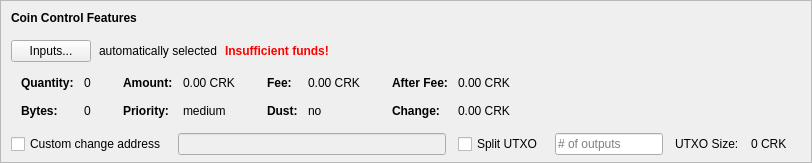
    <widget class="QFrame" name="frameCoinControl">
     <property name="sizePolicy">
      <sizepolicy hsizetype="Expanding" vsizetype="Expanding">
       <horstretch>0</horstretch>
       <verstretch>0</verstretch>
      </sizepolicy>
     </property>
     <property name="maximumSize">
      <size>
       <width>16777215</width>
       <height>16777215</height>
      </size>
     </property>
     <property name="frameShape">
      <enum>QFrame::StyledPanel</enum>
     </property>
     <property name="frameShadow">
      <enum>QFrame::Sunken</enum>
     </property>
     <layout class="QVBoxLayout" name="verticalLayoutCoinControl2">
      <property name="spacing">
       <number>0</number>
      </property>
      <property name="leftMargin">
       <number>0</number>
      </property>
      <property name="topMargin">
       <number>0</number>
      </property>
      <property name="rightMargin">
       <number>0</number>
      </property>
      <property name="bottomMargin">
       <number>6</number>
      </property>
      <item>
       <layout class="QVBoxLayout" name="verticalLayoutCoinControl" stretch="0,0,0,0,1">
        <property name="spacing">
         <number>0</number>
        </property>
        <property name="leftMargin">
         <number>10</number>
        </property>
        <property name="topMargin">
         <number>10</number>
        </property>
        <item>
         <layout class="QHBoxLayout" name="horizontalLayoutCoinControl1">
          <property name="bottomMargin">
           <number>15</number>
          </property>
          <item>
           <widget class="QLabel" name="labelCoinControlFeatures">
            <property name="sizePolicy">
             <sizepolicy hsizetype="Preferred" vsizetype="Maximum">
              <horstretch>0</horstretch>
              <verstretch>0</verstretch>
             </sizepolicy>
            </property>
            <property name="font">
             <font>
              <weight>75</weight>
              <bold>true</bold>
             </font>
            </property>
            <property name="styleSheet">
             <string notr="true">font-weight:bold;</string>
            </property>
            <property name="text">
             <string>Coin Control Features</string>
            </property>
           </widget>
          </item>
         </layout>
        </item>
        <item>
         <layout class="QHBoxLayout" name="horizontalLayoutCoinControl2" stretch="0,0,0,0">
          <property name="spacing">
           <number>8</number>
          </property>
          <property name="bottomMargin">
           <number>10</number>
          </property>
          <item>
           <widget class="QPushButton" name="pushButtonCoinControl">
            <property name="styleSheet">
             <string notr="true"/>
            </property>
            <property name="text">
             <string>Inputs...</string>
            </property>
            <property name="autoDefault">
             <bool>false</bool>
            </property>
           </widget>
          </item>
          <item>
           <widget class="QLabel" name="labelCoinControlAutomaticallySelected">
            <property name="text">
             <string>automatically selected</string>
            </property>
            <property name="margin">
             <number>5</number>
            </property>
           </widget>
          </item>
          <item>
           <widget class="QLabel" name="labelCoinControlInsuffFunds">
            <property name="font">
             <font>
              <weight>75</weight>
              <bold>true</bold>
             </font>
            </property>
            <property name="styleSheet">
             <string notr="true">color:red;font-weight:bold;</string>
            </property>
            <property name="text">
             <string>Insufficient funds!</string>
            </property>
            <property name="margin">
             <number>5</number>
            </property>
           </widget>
          </item>
          <item>
           <spacer name="horizontalSpacerCoinControl">
            <property name="orientation">
             <enum>Qt::Horizontal</enum>
            </property>
            <property name="sizeHint" stdset="0">
             <size>
              <width>40</width>
              <height>1</height>
             </size>
            </property>
           </spacer>
          </item>
         </layout>
        </item>
        <item>
         <widget class="QWidget" name="widgetCoinControl" native="true">
          <property name="sizePolicy">
           <sizepolicy hsizetype="Preferred" vsizetype="Preferred">
            <horstretch>0</horstretch>
            <verstretch>0</verstretch>
           </sizepolicy>
          </property>
          <property name="minimumSize">
           <size>
            <width>0</width>
            <height>0</height>
           </size>
          </property>
          <property name="styleSheet">
           <string notr="true"/>
          </property>
          <layout class="QHBoxLayout" name="horizontalLayoutCoinControl5">
           <property name="leftMargin">
            <number>0</number>
           </property>
           <property name="topMargin">
            <number>0</number>
           </property>
           <property name="rightMargin">
            <number>0</number>
           </property>
           <property name="bottomMargin">
            <number>0</number>
           </property>
           <item>
            <layout class="QHBoxLayout" name="horizontalLayoutCoinControl3" stretch="0,0,0,1">
             <property name="spacing">
              <number>20</number>
             </property>
             <property name="topMargin">
              <number>0</number>
             </property>
             <property name="bottomMargin">
              <number>10</number>
             </property>
             <item>
              <layout class="QFormLayout" name="formLayoutCoinControl1">
               <property name="horizontalSpacing">
                <number>10</number>
               </property>
               <property name="verticalSpacing">
                <number>14</number>
               </property>
               <property name="leftMargin">
                <number>10</number>
               </property>
               <property name="topMargin">
                <number>4</number>
               </property>
               <property name="rightMargin">
                <number>6</number>
               </property>
               <item row="0" column="0">
                <widget class="QLabel" name="labelCoinControlQuantityText">
                 <property name="font">
                  <font>
                   <weight>75</weight>
                   <bold>true</bold>
                  </font>
                 </property>
                 <property name="text">
                  <string>Quantity:</string>
                 </property>
                 <property name="margin">
                  <number>0</number>
                 </property>
                </widget>
               </item>
               <item row="0" column="1">
                <widget class="QLabel" name="labelCoinControlQuantity">
                 <property name="cursor">
                  <cursorShape>IBeamCursor</cursorShape>
                 </property>
                 <property name="contextMenuPolicy">
                  <enum>Qt::ActionsContextMenu</enum>
                 </property>
                 <property name="text">
                  <string notr="true">0</string>
                 </property>
                 <property name="margin">
                  <number>0</number>
                 </property>
                 <property name="textInteractionFlags">
                  <set>Qt::LinksAccessibleByMouse|Qt::TextSelectableByKeyboard|Qt::TextSelectableByMouse</set>
                 </property>
                </widget>
               </item>
               <item row="1" column="0">
                <widget class="QLabel" name="labelCoinControlBytesText">
                 <property name="font">
                  <font>
                   <weight>75</weight>
                   <bold>true</bold>
                  </font>
                 </property>
                 <property name="text">
                  <string>Bytes:</string>
                 </property>
                </widget>
               </item>
               <item row="1" column="1">
                <widget class="QLabel" name="labelCoinControlBytes">
                 <property name="cursor">
                  <cursorShape>IBeamCursor</cursorShape>
                 </property>
                 <property name="contextMenuPolicy">
                  <enum>Qt::ActionsContextMenu</enum>
                 </property>
                 <property name="text">
                  <string notr="true">0</string>
                 </property>
                 <property name="textInteractionFlags">
                  <set>Qt::LinksAccessibleByMouse|Qt::TextSelectableByKeyboard|Qt::TextSelectableByMouse</set>
                 </property>
                </widget>
               </item>
              </layout>
             </item>
             <item>
              <layout class="QFormLayout" name="formLayoutCoinControl2">
               <property name="horizontalSpacing">
                <number>10</number>
               </property>
               <property name="verticalSpacing">
                <number>14</number>
               </property>
               <property name="leftMargin">
                <number>6</number>
               </property>
               <property name="topMargin">
                <number>4</number>
               </property>
               <property name="rightMargin">
                <number>6</number>
               </property>
               <item row="0" column="0">
                <widget class="QLabel" name="labelCoinControlAmountText">
                 <property name="font">
                  <font>
                   <weight>75</weight>
                   <bold>true</bold>
                  </font>
                 </property>
                 <property name="text">
                  <string>Amount:</string>
                 </property>
                 <property name="margin">
                  <number>0</number>
                 </property>
                </widget>
               </item>
               <item row="0" column="1">
                <widget class="QLabel" name="labelCoinControlAmount">
                 <property name="cursor">
                  <cursorShape>IBeamCursor</cursorShape>
                 </property>
                 <property name="contextMenuPolicy">
                  <enum>Qt::ActionsContextMenu</enum>
                 </property>
                 <property name="text">
                  <string notr="true">0.00 CRK</string>
                 </property>
                 <property name="textInteractionFlags">
                  <set>Qt::LinksAccessibleByMouse|Qt::TextSelectableByKeyboard|Qt::TextSelectableByMouse</set>
                 </property>
                </widget>
               </item>
               <item row="1" column="0">
                <widget class="QLabel" name="labelCoinControlPriorityText">
                 <property name="font">
                  <font>
                   <weight>75</weight>
                   <bold>true</bold>
                  </font>
                 </property>
                 <property name="text">
                  <string>Priority:</string>
                 </property>
                </widget>
               </item>
               <item row="1" column="1">
                <widget class="QLabel" name="labelCoinControlPriority">
                 <property name="cursor">
                  <cursorShape>IBeamCursor</cursorShape>
                 </property>
                 <property name="contextMenuPolicy">
                  <enum>Qt::ActionsContextMenu</enum>
                 </property>
                 <property name="text">
                  <string>medium</string>
                 </property>
                 <property name="textInteractionFlags">
                  <set>Qt::LinksAccessibleByMouse|Qt::TextSelectableByKeyboard|Qt::TextSelectableByMouse</set>
                 </property>
                </widget>
               </item>
              </layout>
             </item>
             <item>
              <layout class="QFormLayout" name="formLayoutCoinControl3">
               <property name="horizontalSpacing">
                <number>10</number>
               </property>
               <property name="verticalSpacing">
                <number>14</number>
               </property>
               <property name="leftMargin">
                <number>6</number>
               </property>
               <property name="topMargin">
                <number>4</number>
               </property>
               <property name="rightMargin">
                <number>6</number>
               </property>
               <item row="0" column="0">
                <widget class="QLabel" name="labelCoinControlFeeText">
                 <property name="font">
                  <font>
                   <weight>75</weight>
                   <bold>true</bold>
                  </font>
                 </property>
                 <property name="text">
                  <string>Fee:</string>
                 </property>
                 <property name="margin">
                  <number>0</number>
                 </property>
                </widget>
               </item>
               <item row="0" column="1">
                <widget class="QLabel" name="labelCoinControlFee">
                 <property name="cursor">
                  <cursorShape>IBeamCursor</cursorShape>
                 </property>
                 <property name="contextMenuPolicy">
                  <enum>Qt::ActionsContextMenu</enum>
                 </property>
                 <property name="text">
                  <string notr="true">0.00 CRK</string>
                 </property>
                 <property name="textInteractionFlags">
                  <set>Qt::LinksAccessibleByMouse|Qt::TextSelectableByKeyboard|Qt::TextSelectableByMouse</set>
                 </property>
                </widget>
               </item>
               <item row="1" column="0">
                <widget class="QLabel" name="labelCoinControlLowOutputText">
                 <property name="font">
                  <font>
                   <weight>75</weight>
                   <bold>true</bold>
                  </font>
                 </property>
                 <property name="text">
                  <string>Dust:</string>
                 </property>
                </widget>
               </item>
               <item row="1" column="1">
                <widget class="QLabel" name="labelCoinControlLowOutput">
                 <property name="cursor">
                  <cursorShape>IBeamCursor</cursorShape>
                 </property>
                 <property name="contextMenuPolicy">
                  <enum>Qt::ActionsContextMenu</enum>
                 </property>
                 <property name="text">
                  <string>no</string>
                 </property>
                 <property name="textInteractionFlags">
                  <set>Qt::LinksAccessibleByMouse|Qt::TextSelectableByKeyboard|Qt::TextSelectableByMouse</set>
                 </property>
                </widget>
               </item>
              </layout>
             </item>
             <item>
              <layout class="QFormLayout" name="formLayoutCoinControl4">
               <property name="horizontalSpacing">
                <number>10</number>
               </property>
               <property name="verticalSpacing">
                <number>14</number>
               </property>
               <property name="leftMargin">
                <number>6</number>
               </property>
               <property name="topMargin">
                <number>4</number>
               </property>
               <property name="rightMargin">
                <number>6</number>
               </property>
               <item row="0" column="0">
                <widget class="QLabel" name="labelCoinControlAfterFeeText">
                 <property name="font">
                  <font>
                   <weight>75</weight>
                   <bold>true</bold>
                  </font>
                 </property>
                 <property name="text">
                  <string>After Fee:</string>
                 </property>
                 <property name="margin">
                  <number>0</number>
                 </property>
                </widget>
               </item>
               <item row="0" column="1">
                <widget class="QLabel" name="labelCoinControlAfterFee">
                 <property name="cursor">
                  <cursorShape>IBeamCursor</cursorShape>
                 </property>
                 <property name="contextMenuPolicy">
                  <enum>Qt::ActionsContextMenu</enum>
                 </property>
                 <property name="text">
                  <string notr="true">0.00 CRK</string>
                 </property>
                 <property name="textInteractionFlags">
                  <set>Qt::LinksAccessibleByMouse|Qt::TextSelectableByKeyboard|Qt::TextSelectableByMouse</set>
                 </property>
                </widget>
               </item>
               <item row="1" column="0">
                <widget class="QLabel" name="labelCoinControlChangeText">
                 <property name="font">
                  <font>
                   <weight>75</weight>
                   <bold>true</bold>
                  </font>
                 </property>
                 <property name="text">
                  <string>Change:</string>
                 </property>
                </widget>
               </item>
               <item row="1" column="1">
                <widget class="QLabel" name="labelCoinControlChange">
                 <property name="cursor">
                  <cursorShape>IBeamCursor</cursorShape>
                 </property>
                 <property name="contextMenuPolicy">
                  <enum>Qt::ActionsContextMenu</enum>
                 </property>
                 <property name="text">
                  <string notr="true">0.00 CRK</string>
                 </property>
                 <property name="textInteractionFlags">
                  <set>Qt::LinksAccessibleByMouse|Qt::TextSelectableByKeyboard|Qt::TextSelectableByMouse</set>
                 </property>
                </widget>
               </item>
              </layout>
             </item>
            </layout>
           </item>
          </layout>
         </widget>
        </item>
        <item>
         <layout class="QHBoxLayout" name="horizontalLayoutCoinControl4" stretch="0,0,0,0,0,0,0">
          <property name="spacing">
           <number>12</number>
          </property>
          <property name="sizeConstraint">
           <enum>QLayout::SetDefaultConstraint</enum>
          </property>
          <property name="topMargin">
           <number>5</number>
          </property>
          <property name="rightMargin">
           <number>5</number>
          </property>
          <item>
           <widget class="QCheckBox" name="checkBoxCoinControlChange">
            <property name="toolTip">
             <string>If this is activated, but the change address is empty or invalid, change will be sent to a newly generated address.</string>
            </property>
            <property name="text">
             <string>Custom change address</string>
            </property>
           </widget>
          </item>
          <item>
           <widget class="QValidatedLineEdit" name="lineEditCoinControlChange">
            <property name="enabled">
             <bool>false</bool>
            </property>
            <property name="sizePolicy">
             <sizepolicy hsizetype="Expanding" vsizetype="Fixed">
              <horstretch>0</horstretch>
              <verstretch>0</verstretch>
             </sizepolicy>
            </property>
           </widget>
          </item>
          <item>
           <widget class="QCheckBox" name="splitBlockCheckBox">
            <property name="text">
             <string>Split UTXO</string>
            </property>
           </widget>
          </item>
          <item>
           <widget class="QLineEdit" name="splitBlockLineEdit">
            <property name="sizePolicy">
             <sizepolicy hsizetype="Fixed" vsizetype="Fixed">
              <horstretch>50</horstretch>
              <verstretch>0</verstretch>
             </sizepolicy>
            </property>
            <property name="placeholderText">
             <string># of outputs</string>
            </property>
           </widget>
          </item>
          <item>
           <widget class="QLabel" name="labelBlockSizeText">
            <property name="text">
             <string>UTXO Size:</string>
            </property>
           </widget>
          </item>
          <item>
           <widget class="QLabel" name="labelBlockSize">
            <property name="text">
             <string>0 CRK</string>
            </property>
           </widget>
          </item>
          <item>
           <widget class="QLabel" name="labelCoinControlChangeLabel">
            <property name="sizePolicy">
             <sizepolicy hsizetype="Preferred" vsizetype="Expanding">
              <horstretch>0</horstretch>
              <verstretch>0</verstretch>
             </sizepolicy>
            </property>
            <property name="minimumSize">
             <size>
              <width>0</width>
              <height>0</height>
             </size>
            </property>
            <property name="text">
             <string/>
            </property>
            <property name="margin">
             <number>3</number>
            </property>
           </widget>
          </item>
         </layout>
        </item>
        <item>
         <spacer name="verticalSpacerCoinControl">
          <property name="orientation">
           <enum>Qt::Vertical</enum>
          </property>
          <property name="sizeHint" stdset="0">
           <size>
            <width>800</width>
            <height>1</height>
           </size>
          </property>
         </spacer>
        </item>
       </layout>
      </item>
     </layout>
    </widget>
